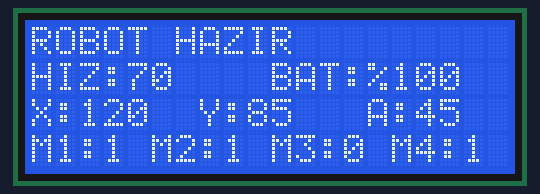
The sketch below on a simulated Arduino Uno, built with avr-gcc and run on an emulated ATmega328P. On the bench: 20×4 character LCD. What the sketch prints to the serial monitor is not drawn.

Above: at 0.2 s.
At 4.1 s:
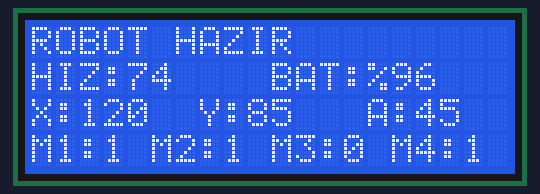
At 8.1 s:
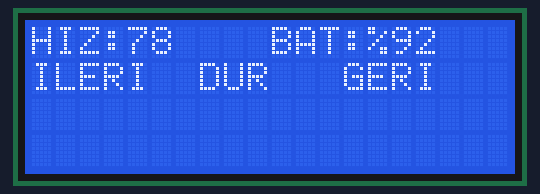
At 19.1 s:
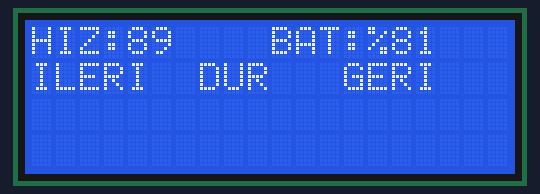
At 29.1 s:
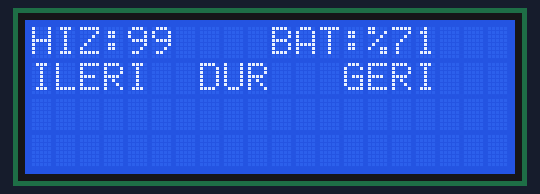
At 39.1 s:
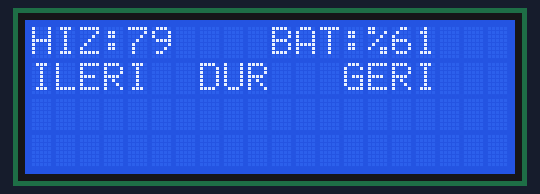

Measured:
- what the display in image 1 shows lasts 1.1 s, from 4.0 s to 5.1 s
- what the display in image 3 shows lasts 1.1 s, from 19.0 s to 20.1 s

The sketch:

sketch_jul21c.ino
```cpp
#include <Wire.h>
#include <LiquidCrystal_I2C.h>

#define EKRAN_GENISLIGI 20
#define EKRAN_SATIR_SAYISI 4
#define MAKS_SUTUN_SAYISI 4

LiquidCrystal_I2C lcd(0x27, 20, 4);

// Otomatik güncelleme değişkenleri
unsigned long sonGuncellemeZamani = 0;
unsigned long sonEkranDegisimZamani = 0;

const unsigned long GUNCELLEME_ARALIGI = 1000;  // 1 saniye
const unsigned long EKRAN_DEGISIM_ARALIGI = 5000; // 5 saniye

byte aktifOrnek = 1;
int hiz = 70;
int batarya = 100;


// ------------------------------------------------------
// Hücre metnini belirtilen genişliğe göre hazırlar.
// Uzun metni keser, kısa metni boşlukla tamamlar.
// ------------------------------------------------------
String hucreHazirla(const String &metin, byte genislik) {
  String sonuc = "";

  for (byte i = 0; i < genislik; i++) {
    if (i < metin.length()) {
      sonuc += metin[i];
    } else {
      sonuc += ' ';
    }
  }

  return sonuc;
}


// ------------------------------------------------------
// Verileri hem Serial Monitor'e hem LCD'ye yazdırır.
// ------------------------------------------------------
void ekranYazdir(
  const String veriDizisi[][MAKS_SUTUN_SAYISI],
  byte satirSayisi,
  const byte sutunSayilari[],
  const byte sutunGenislikleri[][MAKS_SUTUN_SAYISI]
) {
  // LCD en fazla 4 satır gösterebilir.
  if (satirSayisi > EKRAN_SATIR_SAYISI) {
    satirSayisi = EKRAN_SATIR_SAYISI;
  }

  Serial.println("+--------------------+");

  // Daima 4 satır işlenir.
  // Kullanılmayan satırlar boşlukla temizlenir.
  for (byte satir = 0; satir < EKRAN_SATIR_SAYISI; satir++) {
    String satirMetni = "";
    byte kullanilanAlan = 0;

    if (satir < satirSayisi) {
      byte sutunSayisi = sutunSayilari[satir];

      if (sutunSayisi > MAKS_SUTUN_SAYISI) {
        sutunSayisi = MAKS_SUTUN_SAYISI;
      }

      for (byte sutun = 0; sutun < sutunSayisi; sutun++) {
        byte genislik = sutunGenislikleri[satir][sutun];

        // Toplam genişliğin 20 karakteri aşmasını engeller.
        if (kullanilanAlan + genislik > EKRAN_GENISLIGI) {
          genislik = EKRAN_GENISLIGI - kullanilanAlan;
        }

        satirMetni += hucreHazirla(
          veriDizisi[satir][sutun],
          genislik
        );

        kullanilanAlan += genislik;

        if (kullanilanAlan >= EKRAN_GENISLIGI) {
          break;
        }
      }
    }

    // Satırı 20 karaktere tamamlar.
    // Böylece önceki yazılar ekranda kalmaz.
    while (satirMetni.length() < EKRAN_GENISLIGI) {
      satirMetni += ' ';
    }

    // Serial Monitor'e yazdırır.
    Serial.print('|');
    Serial.print(satirMetni);
    Serial.println('|');

    // LCD'ye yazdırır.
    lcd.setCursor(0, satir);
    lcd.print(satirMetni);
  }

  Serial.println("+--------------------+");
}


// -------------------------------------------------------
// Örnek 1:
// 4 satır kullanılır.
// Satırlarda sırasıyla 1, 2, 3 ve 4 sütun bulunur.
// -------------------------------------------------------
void birinciOrnegiGoster() {
  String veriler[EKRAN_SATIR_SAYISI][MAKS_SUTUN_SAYISI] = {
    {"ROBOT HAZIR", "",             "",     ""},
    {"HIZ:" + String(hiz), "BAT:%" + String(batarya), "", ""},
    {"X:120",          "Y:85",       "A:45", ""},
    {"M1:1",           "M2:1",       "M3:0", "M4:1"}
  };

  byte sutunSayilari[EKRAN_SATIR_SAYISI] = {
    1, 2, 3, 4
  };

  byte sutunGenislikleri[EKRAN_SATIR_SAYISI]
                         [MAKS_SUTUN_SAYISI] = {
    {20, 0, 0, 0},   // 1 sütun
    {10, 10, 0, 0},  // 2 sütun
    {7, 7, 6, 0},    // 3 sütun
    {5, 5, 5, 5}     // 4 sütun
  };

  ekranYazdir(
    veriler,
    4,
    sutunSayilari,
    sutunGenislikleri
  );
}


// ------------------------------------------------------
// Örnek 2:
// Yalnızca 2 satır kullanılır.
// Birinci satır 2, ikinci satır 3 sütundur.
// ------------------------------------------------------
void ikinciOrnegiGoster() {
  String veriler[EKRAN_SATIR_SAYISI][MAKS_SUTUN_SAYISI] = {
    {"HIZ:" + String(hiz), "BAT:%" + String(batarya), "", ""},
    {"ILERI",              "DUR",                       "GERI", ""},
    {"", "", "", ""},
    {"", "", "", ""}
  };

  byte sutunSayilari[EKRAN_SATIR_SAYISI] = {
    2, 3, 0, 0
  };

  byte sutunGenislikleri[EKRAN_SATIR_SAYISI]
                         [MAKS_SUTUN_SAYISI] = {
    {10, 10, 0, 0},  // 2 sütun
    {7, 6, 7, 0},    // 3 sütun
    {0, 0, 0, 0},
    {0, 0, 0, 0}
  };

  ekranYazdir(
    veriler,
    2,
    sutunSayilari,
    sutunGenislikleri
  );
}


void setup() {
  Serial.begin(115200);

  Wire.begin();
  lcd.init();
  lcd.backlight();

  // İlk ekranın hemen görüntülenmesini sağlar.
  birinciOrnegiGoster();
}


void loop() {
  unsigned long simdikiZaman = millis();

  // Her 5 saniyede örneği değiştirir.
  if (simdikiZaman - sonEkranDegisimZamani
      >= EKRAN_DEGISIM_ARALIGI) {

    sonEkranDegisimZamani = simdikiZaman;

    if (aktifOrnek == 1) {
      aktifOrnek = 2;
    } else {
      aktifOrnek = 1;
    }
  }

  // Her 1 saniyede ekranı günceller.
  if (simdikiZaman - sonGuncellemeZamani
      >= GUNCELLEME_ARALIGI) {

    sonGuncellemeZamani = simdikiZaman;

    // Güncellemenin görülmesi için örnek değerleri değiştirir.
    hiz++;

    if (hiz > 99) {
      hiz = 70;
    }

    batarya--;

    if (batarya < 0) {
      batarya = 100;
    }

    if (aktifOrnek == 1) {
      birinciOrnegiGoster();
    } else {
      ikinciOrnegiGoster();
    }
  }
}
```
